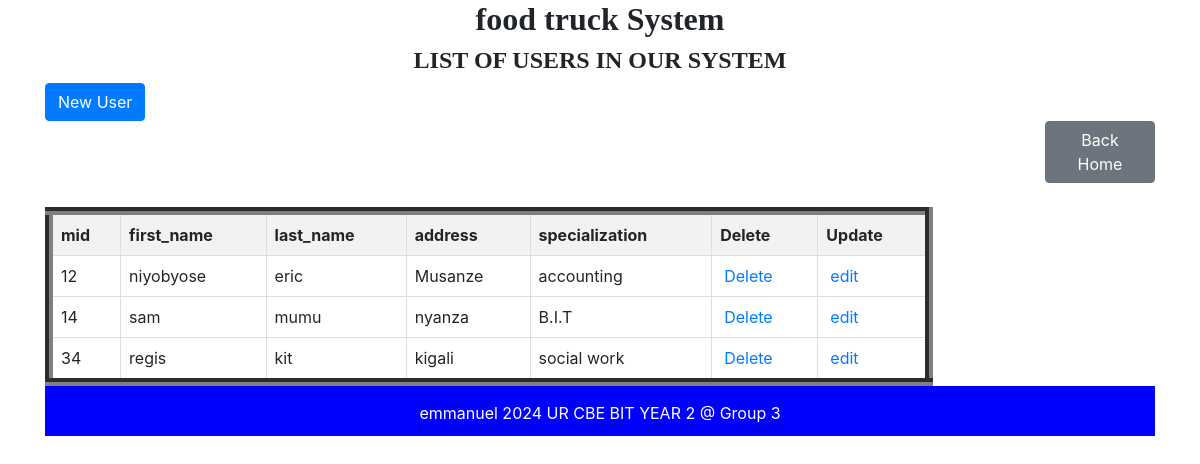
Screenshot of /manager_table.php with the database file from the repository.
### tables this page shows
CREATE TABLE `manager` (
  `mid` int(11) NOT NULL,
  `first_name` varchar(150) NOT NULL,
  `last_name` varchar(150) NOT NULL,
  `address` varchar(100) NOT NULL,
  `specialization` varchar(100) NOT NULL
);

### manager_table.php (the view, shortened to what this page needs)
<!DOCTYPE html>
<html>
<head>
    <link href="https://stackpath.bootstrapcdn.com/bootstrap/4.5.2/css/bootstrap.min.css" rel="stylesheet">
</head>
<body>
    <div class="container">
        <h2 style="text-align: center; font-family: century; font-weight: bold;">food truck System</h2>
        <h4 style="text-align: center; font-family: century; font-weight: bold;">LIST OF USERS IN OUR SYSTEM</h4>
        <a href="manager_form.html" class="btn btn-primary" style="margin-top: 0px;">New User</a>
        <a href="home.html" class="btn btn-secondary" style="margin-left: 1000px;">Back Home</a>
        <table class="table table-bordered">
            <thead class="bg-warning">
<?php
$host = "localhost";
$user = "root";
$pass = "";
$database = "food_truck";
$connection = new mysqli($host, $user, $pass, $database);
$sql = "SELECT * FROM manager";
$result = $connection->query($sql);
?>
<!DOCTYPE html>
<html>
<head>
</head>
<body>
    <table border="5">
        <table border="8">
        <tr>
            <th>mid</th>
            <th>first_name</th>
            <th>last_name</th>
            <th>address</th>
            <th>specialization</th>
            <th>Delete</th>
            <th>Update</th>
        </tr>
        <?php
        if ($result->num_rows > 0) {
            while ($row = $result->fetch_assoc()) {
                echo "<tr>
                    <td>" . $row['mid'] . "</td>
                    <td>" . $row['first_name'] . "</td>
                    <td>" . $row['last_name'] . "</td>
                    <td>" . $row['address'] . "</td>
                    <td>" . $row['specialization'] . "</td>
                    <td><a style='padding:4px' href='manager_delete.php?mid={$row['mid']}'>Delete</a></td>
                    <td><a style='padding:4px' href='manager_edit.php?mid={$row['mid']}'>edit</a></td>
                </tr>";
            }
        } else {
            echo "<tr><td colspan='8'>No data found</td></tr>";
        }
        ?>
    </table>
</body>
</html>
<footer>
            <p>emmanuel 2024 UR CBE BIT YEAR 2 @ Group 3</p>
        </center></footer>
    </body>
    </html>

### manager_table.php (style rules this page uses)
table { width: 80%; border-collapse: collapse; }
th, td { border: 1px solid #ddd; padding: 8px; text-align: left; }
th { background-color: #f2f2f2; }
footer { height: 50px; text-align: center; padding: 15px; color: white; background-color: blue; }

### rows the page displays
manager: mid "12", first_name "niyobyose", last_name "eric", address "Musanze", specialization "accounting"
manager: mid "14", first_name "sam", last_name "mumu", address "nyanza", specialization "B.I.T"
manager: mid "34", first_name "regis", last_name "kit", address "kigali", specialization "social work"
